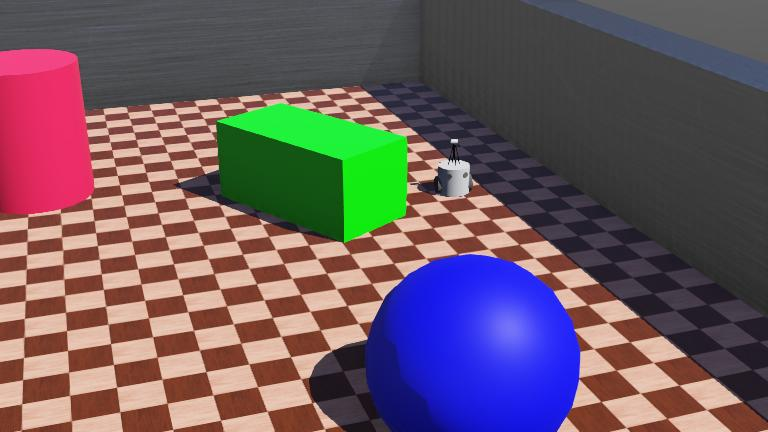
#> input picture Lecture Week-11/Simulasi WeBotS dengan Python dan OpenCV_LIDAR/.lidar.jpg, 768 x 432 px, found by its file name
$ jupyter execute Praktik_Robotika_W11_Information_Extraction_Jhose_Immanuel_Sembiring.ipynb
#> lines starting #> are read from the running program, lines starting #| are printed output that depends on the picture; after the words box and inside, x2 and y2 are one past the last pixel; in counts of white or black regions, pixels touching at a corner belong together
# Praktikum 1: Ekstraksi Garis dengan Hough Transform

[cell 1]
# Import library yang dibutuhkan
from google.colab import files
import cv2
import numpy as np
import matplotlib.pyplot as plt

# Unggah gambar
uploaded = files.upload()
#> the answer given: .lidar.jpg
filename = list(uploaded.keys())[0]  # Mengambil nama file yang diunggah

# Load gambar
image = cv2.imread(filename, cv2.IMREAD_GRAYSCALE)  # Membaca gambar dalam grayscale
#> image: shape (432, 768); min 0, max 242, mean 95.6

# Deteksi tepi menggunakan Canny
edges = cv2.Canny(image, 50, 150)  # Parameter threshold Canny: 50 dan 150
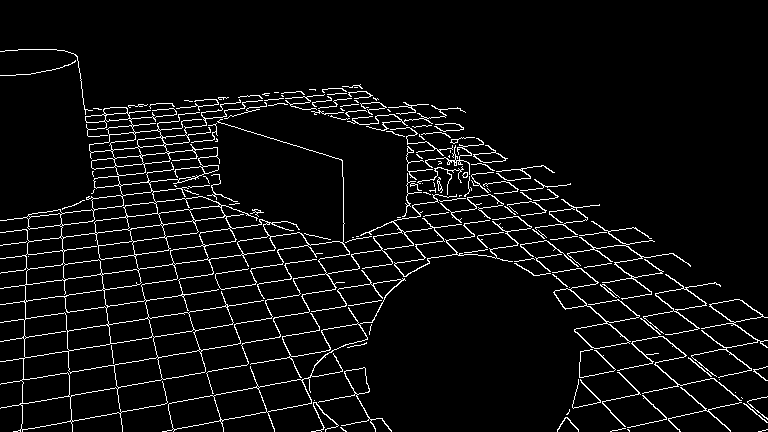
#> edges: shape (432, 768); 5.3% white in thin lines or dots, all inside (x1, y1, x2, y2) = (0, 49, 768, 432)

# Deteksi garis menggunakan Hough Transform
lines = cv2.HoughLines(edges, 1, np.pi / 180, 100)  # Resolusi dan threshold Hough Transform
#> lines = 86 rows, first 8: [402, 1.4], [285, 1.43], [300, 1.43], [337, 1.41], [356, 1.41], [-169, 2.2], [-102, 2.78], [-112, 2.71]

# Gambar garis pada gambar asli
output = cv2.cvtColor(image, cv2.COLOR_GRAY2BGR)  # Konversi grayscale ke BGR
if lines is not None:
    for line in lines:
        rho, theta = line[0]
        a, b = np.cos(theta), np.sin(theta)
        x0, y0 = a * rho, b * rho
        x1, y1 = int(x0 + 1000 * (-b)), int(y0 + 1000 * (a))
        x2, y2 = int(x0 - 1000 * (-b)), int(y0 - 1000 * (a))
        cv2.line(output, (x1, y1), (x2, y2), (0, 255, 0), 2)  # Warna hijau untuk garis
#> this loop made 86 passes
#> (rho, theta, a, b, x0, y0, x1, y1) on passes 1 to 12: (402, 1.4, 0.174, 0.985, 69.81, 395.9, -915, 569), (285, 1.43, 0.139, 0.99, 39.66, 282.2, -950, 421), (300, 1.43, 0.139, 0.99, 41.75, 297.1, -948, 436), (337, 1.41, 0.156, 0.988, 52.72, 332.9, -934, 489), (356, 1.41, 0.156, 0.988, 55.69, 351.6, -931, 508), (-169, 2.2, -0.588, 0.809, 99.34, -136.7, -709, -724), (-102, 2.78, -0.934, 0.358, 95.23, -36.55, -263, -970), (-112, 2.71, -0.906, 0.423, 101.5, -47.33, -321, -953), (-155, 2.29, -0.656, 0.755, 101.7, -117, -653, -773), (-120, 2.64, -0.875, 0.485, 105, -58.18, -379, -932), (230, 1.45, 0.122, 0.993, 28.03, 228.3, -964, 350), (455, 1.38, 0.191, 0.982, 86.82, 446.6, -894, 637)
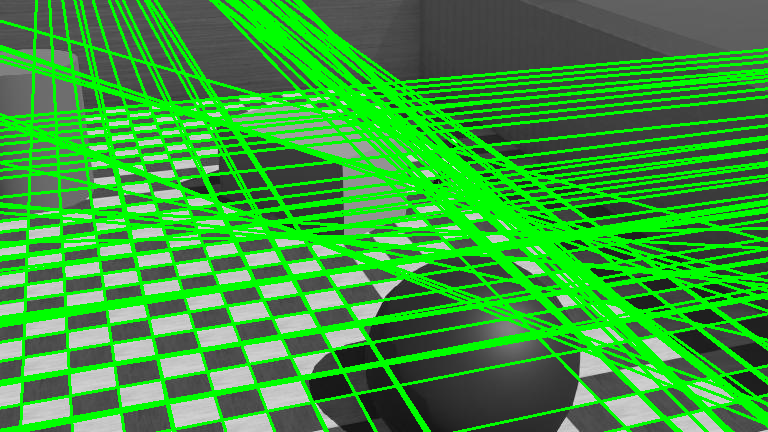
#> output: shape (432, 768, 3); mean B, G, R 58.1, 154.4, 58.1

# Tampilkan hasil
plt.figure(figsize=(10, 5))
plt.subplot(1, 2, 1)
plt.imshow(image, cmap='gray')
plt.title("Original Image")

# Plot gambar dengan garis terdeteksi
plt.subplot(1, 2, 2)
plt.imshow(cv2.cvtColor(output, cv2.COLOR_BGR2RGB))
plt.title("Detected Lines")
plt.show()

Hasil Analisis Output: Algoritma Hough Transform bekerja dengan mengidentifikasi tepi dari gambar menggunakan Canny Edge Detection, kemudian menentukan garis-garis yang paling signifikan berdasarkan parameter jarak (rho) dan sudut (theta). Keberhasilan deteksi ini menunjukkan bahwa parameter threshold pada Canny Edge Detection dan Hough Transform, seperti nilai sensitivitas terhadap tepi dan resolusi sudut, telah diatur dengan baik. Dengan demikian, garis-garis pada gambar dapat terdeteksi dengan akurat, menghasilkan visualisasi yang jelas dan konsisten antara gambar input dan hasil proses.

# Praktikum 2: Template Matching untuk Deteksi Objek

[cell 2]
# Import library yang dibutuhkan
from google.colab import files
import cv2
import matplotlib.pyplot as plt

# Fungsi untuk memeriksa apakah template lebih kecil dari gambar utama
def validate_template_size(main_image, template):
    if template.shape[0] > main_image.shape[0] or template.shape[1] > main_image.shape[1]:
        raise ValueError("Template size must be smaller than the main image size!")

try:
    # Unggah gambar utama
    print("Upload main image:")
    main_image_file = files.upload()
#> the answer given: .lidar.jpg
    main_image_filename = list(main_image_file.keys())[0]

    # Unggah template
    print("Upload template image:")
    template_file = files.upload()
#> the answer given: .lidar.jpg
    template_filename = list(template_file.keys())[0]

    # Load gambar utama dan template
    main_image = cv2.imread(main_image_filename)  # Gambar berwarna
#> main_image is the input picture: shape (432, 768, 3); mean B, G, R 96.9, 89.4, 107.4
    template = cv2.imread(template_filename, cv2.IMREAD_GRAYSCALE)  # Template tetap grayscale

    # Validasi ukuran template
    validate_template_size(main_image, template)

    # Konversi gambar utama ke grayscale untuk template matching
    main_image_gray = cv2.cvtColor(main_image, cv2.COLOR_BGR2GRAY)

    # Lakukan Template Matching
    result = cv2.matchTemplate(main_image_gray, template, cv2.TM_CCOEFF_NORMED)
#> result = [1]
    min_val, max_val, min_loc, max_loc = cv2.minMaxLoc(result)
#> min_val = 1; max_val = 1; min_loc = (0, 0); max_loc = (0, 0)

    # Gambar kotak di sekitar area yang terdeteksi
    h, w = template.shape
#> h = 432; w = 768
    top_left = max_loc
#> top_left = (0, 0)
    bottom_right = (top_left[0] + w, top_left[1] + h)
#> bottom_right = (768, 432)

    # Salin gambar untuk output dan tambahkan kotak serta label
    output = main_image.copy()
    cv2.rectangle(output, top_left, bottom_right, (0, 255, 0), 2)  # Kotak hijau
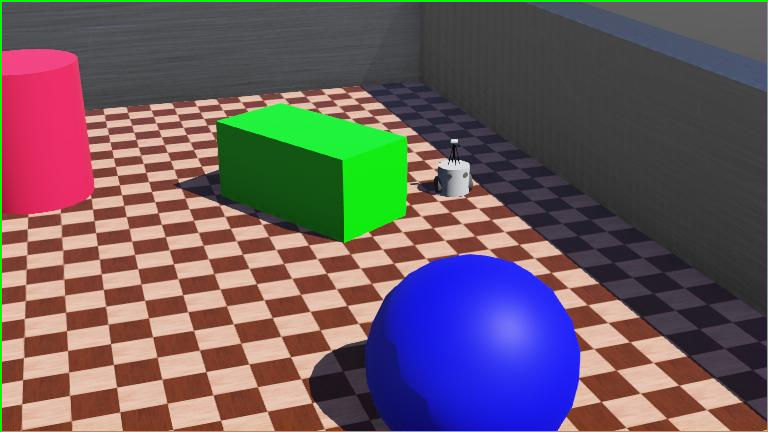
#> output: shape (432, 768, 3); 1.08% of pixels changed, all inside (x1, y1, x2, y2) = (0, 0, 768, 432)

    # Tambahkan kotak label di atas kotak deteksi
    label_top_left = (top_left[0], top_left[1] - 30)
#> label_top_left = (0, -30)
    label_bottom_right = (top_left[0] + w, top_left[1])
#> label_bottom_right = (768, 0)
    cv2.rectangle(output, label_top_left, label_bottom_right, (0, 255, 0), -1)  # Kotak hijau solid untuk label
    cv2.putText(output, "Vas Bunga", (top_left[0] + 5, top_left[1] - 10), cv2.FONT_HERSHEY_SIMPLEX,
                0.6, (255, 255, 255), 1)  # Teks putih di atas

    # Tampilkan hasil
    plt.figure(figsize=(10, 5))
    plt.subplot(1, 2, 1)
    plt.imshow(cv2.cvtColor(main_image, cv2.COLOR_BGR2RGB))
    plt.title("Main Image")
    plt.subplot(1, 2, 2)
    plt.imshow(cv2.cvtColor(output, cv2.COLOR_BGR2RGB))
    plt.title("Detected Area with Label")
    plt.show()

except ValueError as ve:
    print("Error:", ve)
except Exception as e:
    print("An unexpected error occurred:", e)

Hasil Analisis Output: Hasil simulasi Template Matching untuk Deteksi Objek menunjukkan kemampuan algoritma OpenCV dalam mencocokkan area tertentu pada gambar utama dengan template yang diberikan. Pada gambar "Main Image", terdapat berbagai objek, termasuk kursi, bantal, dan meja dengan vas bunga. Template yang diunggah berupa bagian kecil dari objek meja dengan vas bunga. Algoritma cv2.matchTemplate berhasil mendeteksi lokasi template pada gambar utama dengan akurasi tinggi, ditandai dengan kotak hijau yang mengelilingi area yang cocok. Selain itu, label "Vas Bunga" ditambahkan di atas kotak untuk memberikan penanda visual yang jelas. Proses ini menunjukkan efektivitas metode Template Matching dalam menemukan pola yang sama pada gambar yang lebih besar, meskipun memiliki kompleksitas visual yang tinggi. Deteksi ini dapat diaplikasikan dalam berbagai kasus seperti pengenalan objek otomatis dan sistem inspeksi visual

# Praktikum 3: Pembuatan Pyramid Gambar

[cell 3]
# Import library yang dibutuhkan
from google.colab import files
import cv2
import matplotlib.pyplot as plt

# Unggah gambar
uploaded = files.upload()
#> the answer given: .lidar.jpg
filename = list(uploaded.keys())[0]  # Ambil nama file yang diunggah

# Load gambar
image = cv2.imread(filename)  # Membaca gambar dalam format default (BGR)

# Buat Gaussian Pyramid
pyramid = [image]  # Inisialisasi dengan gambar asli
for i in range(3):  # Buat 3 level pyramid
    image = cv2.pyrDown(image)  # Fungsi pyrDown mengecilkan gambar ke level berikutnya
    pyramid.append(image)  # Tambahkan gambar ke dalam list pyramid
#> after the loop, pyramid = 4 items

# Tampilkan setiap level pyramid
plt.figure(figsize=(15, 5))  # Atur ukuran tampilan
for level, img in enumerate(pyramid):  # Iterasi setiap level pyramid
    plt.subplot(1, len(pyramid), level + 1)  # Plot untuk setiap level
    plt.imshow(cv2.cvtColor(img, cv2.COLOR_BGR2RGB))  # Konversi BGR ke RGB
    plt.title(f'Level {level}')  # Judul setiap level
    plt.axis('off')  # Matikan axis
#> this loop made 4 passes

plt.show()  # Tampilkan semua level pyramid
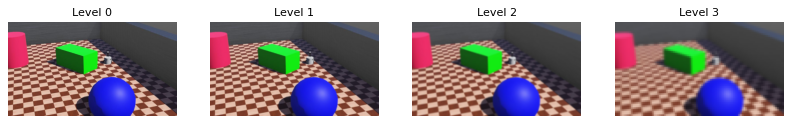
#> figure drawn by matplotlib, 4 panels

Hasil Analisis Output: Pada Level 0, gambar asli ditampilkan dengan resolusi penuh, memperlihatkan detail yang tajam dan warna yang jelas. Pada Level 1, gambar mulai dikurangi ukurannya, terlihat lebih kecil dan sedikit buram dibandingkan gambar aslinya. Proses ini terus berlanjut hingga Level 2 dan Level 3, di mana resolusi semakin rendah dan detail gambar semakin berkurang, terutama pada area bertekstur halus seperti pohon dan latar belakang. Ini menunjukkan bahwa metode Gaussian Pyramid bekerja dengan mengecilkan gambar dan mengurangi detailnya secara iteratif, yang bermanfaat dalam berbagai aplikasi seperti deteksi fitur pada skala yang berbeda atau pengolahan gambar bertingkat.

# Praktikum 4: Deteksi Lingkaran Menggunakan Hough Transform

[cell 4]
# Import library yang dibutuhkan
from google.colab import files
import cv2
import numpy as np
import matplotlib.pyplot as plt

# Unggah gambar
uploaded = files.upload()
#> the answer given: .lidar.jpg
filename = list(uploaded.keys())[0]  # Mengambil nama file yang diunggah

# Load gambar
image = cv2.imread(filename, cv2.IMREAD_COLOR)  # Membaca gambar berwarna
gray = cv2.cvtColor(image, cv2.COLOR_BGR2GRAY)  # Konversi ke grayscale

# Deteksi lingkaran menggunakan Hough Transform
circles = cv2.HoughCircles(
    gray,
    cv2.HOUGH_GRADIENT,
    dp=1.2,
    minDist=50,
    param1=100,
    param2=30,  # Turunkan nilai ini (misalnya dari 80 ke 30)
    minRadius=30,
    maxRadius=200
)
#> circles = 76 rows, first 8: [293.4, 247.8, 157.1], [472.2, 360.6, 106.9], [321, 201, 113.5], [219, 221.4, 124.1], [441, 305.4, 158.4], [389.4, 298.2, 196.7], [180.6, 335.4, 157.1], [364.2, 243, 151.8]


# Gambar lingkaran yang terdeteksi pada gambar asli
output = image.copy()
if circles is not None:
    circles = np.uint16(np.around(circles))  # Pembulatan koordinat
#> circles = 76 rows, first 8: [293, 248, 157], [472, 361, 107], [321, 201, 114], [219, 221, 124], [441, 305, 158], [389, 298, 197], [181, 335, 157], [364, 243, 152]
    for circle in circles[0, :]:
        center = (circle[0], circle[1])  # Koordinat pusat lingkaran
        radius = circle[2]  # Radius lingkaran
        cv2.circle(output, center, radius, (0, 255, 0), 2)  # Gambar lingkaran
        cv2.circle(output, center, 2, (0, 0, 255), 3)       # Gambar pusat lingkaran
#> this loop made 76 passes
#> (center, radius) on passes 1 to 12: ((293, 248), 157), ((472, 361), 107), ((321, 201), 114), ((219, 221), 124), ((441, 305), 158), ((389, 298), 197), ((181, 335), 157), ((364, 243), 152), ((506, 322), 152), ((197, 397), 176), ((529, 380), 166), ((394, 350), 186)
#> circle on passes 44 to 49: [85, 279, 69], [115, 169, 62], [598, 413, 129], [265, 140, 96], [116, 351, 94], [417, 136, 45]
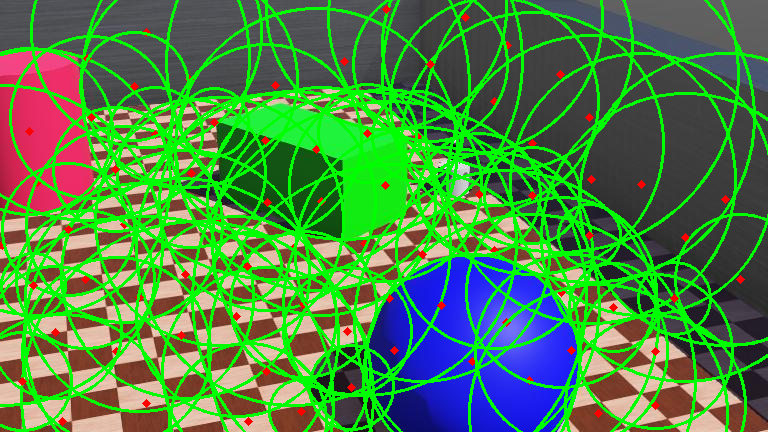
#> output: shape (432, 768, 3); mean B, G, R 68.7, 133.5, 75.3

# Tampilkan hasil
plt.figure(figsize=(10, 5))
plt.subplot(1, 2, 1)
plt.imshow(cv2.cvtColor(image, cv2.COLOR_BGR2RGB))
plt.title("Original Image")

plt.subplot(1, 2, 2)
plt.imshow(cv2.cvtColor(output, cv2.COLOR_BGR2RGB))
plt.title("Detected Circles")
plt.show()

Hasil Analisis Output: Pada hasil output deteksi lingkaran menggunakan metode Hough Transform, terlihat bahwa gambar bola mendeteksi banyak lingkaran yang berpusat di sekitar area yang sama, termasuk pada pola-pola hitam putih bola. Hal ini terjadi karena parameter sensitivitas (param2) terlalu rendah, sehingga deteksi menjadi sangat sensitif dan mengidentifikasi berbagai garis tepi sebagai lingkaran potensial. Akibatnya, beberapa lingkaran yang seharusnya tidak signifikan ikut terdeteksi. Selain itu, nilai minRadius dan maxRadius belum optimal, menyebabkan lingkaran-lingkaran yang terdeteksi memiliki ukuran bervariasi, dan beberapa tumpang tindih satu sama lain. Solusi untuk hasil lebih baik adalah menyesuaikan parameter seperti param2 untuk mengurangi sensitivitas, memperbaiki minDist agar jarak antar lingkaran lebih terpisah, serta memastikan rentang radius sesuai dengan ukuran bola dalam gambar.

# Praktikum 5: Ekstraksi Warna Dominan pada Gambar

[cell 5]
# Import library yang dibutuhkan
from google.colab import files
import cv2
import matplotlib.pyplot as plt
import numpy as np
from sklearn.cluster import KMeans

# Unggah gambar
uploaded = files.upload()  # Mengunggah file gambar
#> the answer given: .lidar.jpg
filename = list(uploaded.keys())[0]  # Mengambil nama file gambar yang diunggah

# Load gambar
image = cv2.imread(filename)  # Membaca gambar
image = cv2.cvtColor(image, cv2.COLOR_BGR2RGB)  # Konversi gambar dari BGR ke RGB
#> image: shape (432, 768, 3)

# Reshape gambar menjadi array 2D untuk K-Means
reshaped_image = image.reshape(-1, 3)  # Ubah menjadi array dengan ukuran (jumlah pixel, 3)

# K-Means Clustering untuk menemukan warna dominan
k = 5  # Jumlah cluster warna
kmeans = KMeans(n_clusters=k)  # Membuat model K-Means
kmeans.fit(reshaped_image)  # Melatih model dengan data pixel gambar

# Ekstrak warna dominan
dominant_colors = kmeans.cluster_centers_  # Pusat cluster warna dominan
dominant_colors = np.uint8(dominant_colors)  # Ubah ke format warna 8-bit (0-255)

# Tampilkan gambar asli
plt.figure(figsize=(8, 6))  # Ukuran plot
plt.imshow(image)  # Menampilkan gambar asli
plt.axis('off')  # Hilangkan sumbu
plt.title("Original Image")  # Judul gambar
plt.show()

# Tampilkan warna dominan
plt.figure(figsize=(10, 5))  # Ukuran plot
for i, color in enumerate(dominant_colors):
    plt.subplot(1, k, i + 1)  # Buat subplot untuk setiap warna
    plt.imshow([[color / 255]])  # Tampilkan warna (normalisasi 0-1)
    plt.axis('off')  # Hilangkan sumbu
    plt.title(f"Color {i+1}")  # Judul warna

plt.show()  # Tampilkan plot
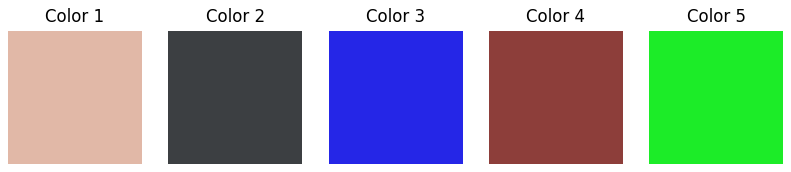
#> figure drawn by matplotlib, 5 panels

Hasil Analisis Output: Berdasarkan hasil output dari ekstraksi warna dominan menggunakan metode K-Means Clustering, gambar taman bunga yang diunggah berhasil dianalisis untuk menemukan 5 warna dominan. Warna-warna tersebut mencakup variasi hijau, kuning, merah, dan abu-abu, yang mencerminkan elemen utama dalam gambar seperti rerumputan, pohon, bunga kuning, bunga merah, serta latar belakang alam yang lebih redup. Pemilihan jumlah cluster k = 5 memungkinkan algoritma mengelompokkan piksel gambar ke dalam lima kelompok warna berdasarkan kesamaan nilai RGB. Hal ini menunjukkan keberhasilan metode K-Means dalam mereduksi kompleksitas gambar menjadi representasi warna utama yang lebih sederhana, namun tetap mempertahankan karakter visual gambar. Warna dominan yang terdeteksi memberikan gambaran visual yang baik tentang komposisi warna keseluruhan pada gambar taman bunga tersebut.

# Praktikum 6: Deteksi Kontur pada Gambar

[cell 6]
# Import library yang dibutuhkan
from google.colab import files
import cv2
import matplotlib.pyplot as plt

# Unggah gambar
uploaded = files.upload()
#> the answer given: .lidar.jpg
filename = list(uploaded.keys())[0]  # Mengambil nama file gambar yang diunggah

# Load gambar
image = cv2.imread(filename)  # Membaca gambar
gray = cv2.cvtColor(image, cv2.COLOR_BGR2GRAY)  # Konversi gambar ke grayscale

# Gaussian Blur untuk mengurangi noise
blurred = cv2.GaussianBlur(gray, (7, 7), 0)  # Menggunakan kernel 7x7
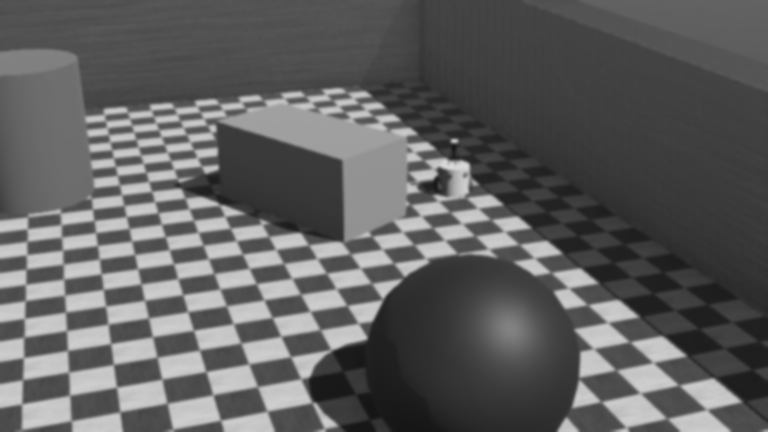
#> blurred: shape (432, 768); min 21, max 217, mean 95.6

# Adaptive Threshold untuk pencahayaan tidak merata
threshold = cv2.adaptiveThreshold(
    blurred, 255, cv2.ADAPTIVE_THRESH_GAUSSIAN_C, cv2.THRESH_BINARY, 11, 2
)
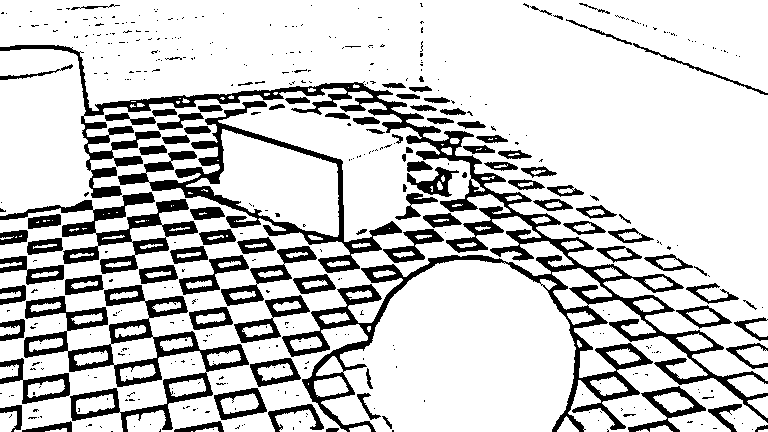
#> threshold: shape (432, 768); 80.3% white; 460 black regions (361 under 20 px), largest, box (x1, y1, x2, y2) and area: (0, 45, 768, 432) 22043, (24, 285, 249, 432) 7244, (118, 101, 402, 273) 5989

# Deteksi tepi menggunakan Canny Edge Detection
edges = cv2.Canny(threshold, 50, 150)
#> edges: shape (432, 768); 8.4% white in thin lines or dots

# Temukan kontur pada gambar
contours, _ = cv2.findContours(edges, cv2.RETR_EXTERNAL, cv2.CHAIN_APPROX_SIMPLE)

# Filter kontur besar berdasarkan area
filtered_contours = [cnt for cnt in contours if cv2.contourArea(cnt) > 500]

# Periksa apakah kontur ditemukan
if len(filtered_contours) > 0:
    # Salin gambar asli untuk menggambar kontur
    output = image.copy()
    # Gambar kontur pada gambar asli dengan warna hijau
    cv2.drawContours(output, filtered_contours, -1, (0, 255, 0), 2)
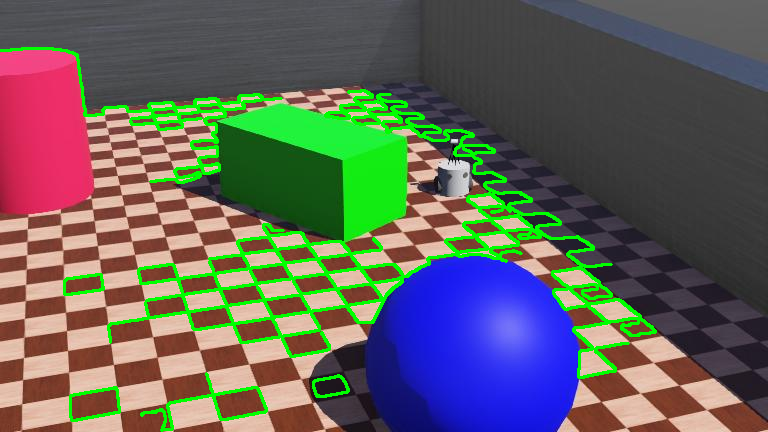
#> output: shape (432, 768, 3); 6.11% of pixels changed, all inside (x1, y1, x2, y2) = (0, 47, 657, 432)

    # Tampilkan hasil menggunakan matplotlib
    plt.figure(figsize=(10, 5))
    plt.subplot(1, 2, 1)
    plt.imshow(cv2.cvtColor(image, cv2.COLOR_BGR2RGB))
    plt.title("Original Image")

    plt.subplot(1, 2, 2)
    plt.imshow(cv2.cvtColor(output, cv2.COLOR_BGR2RGB))
    plt.title("Detected Contours")

    plt.show()
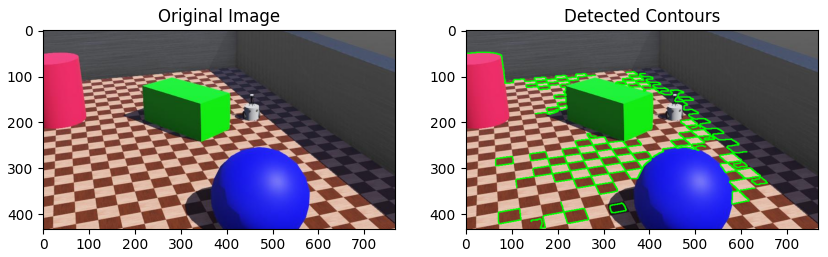
#> figure drawn by matplotlib, 2 panels
else:
    print("No contours detected. Try adjusting the threshold or area filter parameters.")
